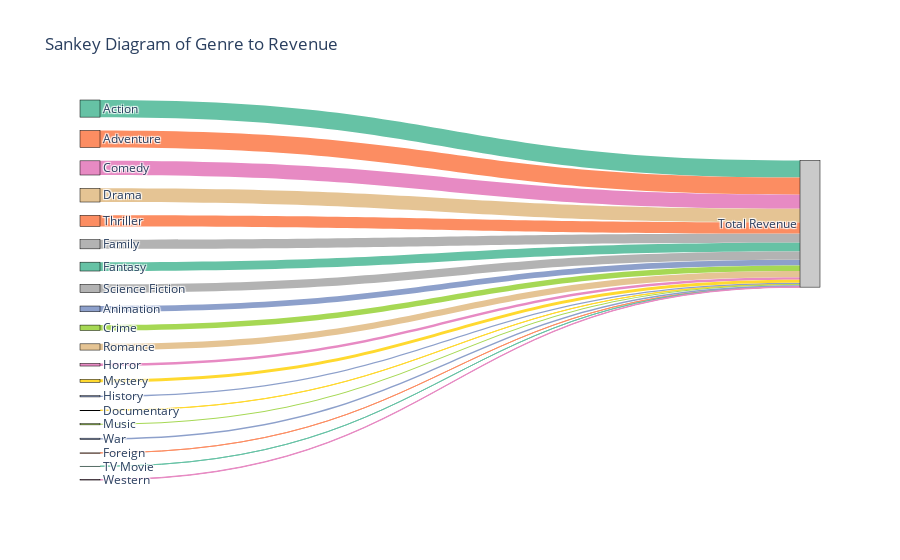

The notebook cell saved with this chart:
### Markdown cell above
# SANKEY DIAGRAM OF GENRE TO TOTAL REVENUE

### Code cell
data = pd.read_csv('movies.csv')

# Explode the genre_list if it's in list format stored as strings
data['genre_list'] = data['genre_list'].apply(lambda x: eval(x) if isinstance(x, str) else x)
data = data.explode('genre_list')

# Aggregate revenue by genre
genre_revenue = data.groupby('genre_list')['revenue'].sum().reset_index()

# Lists for the sources, targets, and values for the Sankey diagram
source = [i for i in range(len(genre_revenue))]  # indices of genres
target = [len(genre_revenue)] * len(genre_revenue)  # Single target for all flows
value = genre_revenue['revenue'].tolist()  # Revenue values
labels = genre_revenue['genre_list'].tolist() + ['Total Revenue']  # All genre labels and one 'Total Revenue'



colors = px.colors.qualitative.Set2
# Create a color mapping that assigns each genre a color
color_map = {genre: colors[i % len(colors)] for i, genre in enumerate(labels[:-1])}

# Lists for colors of the nodes and links
node_colors = [color_map[label] if label in color_map else 'rgba(150,150,150,0.5)' for label in labels]

fig = go.Figure(data=[go.Sankey(
    node=dict(
        pad=15,
        thickness=20,
        line=dict(color="black", width=0.5),
        label=labels,
        color=node_colors  # Set the node colors
    ),
    link=dict(
        source=source,
        target=target,
        value=value,
        color=[color_map[labels[s]] for s in source]  # Set the link colors based on source node
    )
)])

fig.update_layout(title_text='Sankey Diagram of Genre to Revenue', font_size=12)
fig.show()

### Figure 1 — Plotly figure (JSON) as saved in the notebook; plotly's stock layout.template omitted (floating-point values rounded to 4 significant figures)
{"data": [{"link": {"color": ["rgb(102,194,165)", "rgb(252,141,98)", "rgb(141,160,203)", "rgb(231,138,195)", "rgb(166,216,84)", "rgb(255,217,47)", "rgb(229,196,148)", "rgb(179,179,179)", "rgb(102,194,165)", "rgb(252,141,98)", "rgb(141,160,203)", "rgb(231,138,195)", "rgb(166,216,84)", "rgb(255,217,47)", "rgb(229,196,148)", "rgb(179,179,179)", "rgb(102,194,165)", "rgb(252,141,98)", "rgb(141,160,203)", "rgb(231,138,195)"], "source": [0, 1, 2, 3, 4, 5, 6, 7, 8, 9, 10, 11, 12, 13, 14, 15, 16, 17, 18, 19], "target": [20, 20, 20, 20, 20, 20, 20, 20, 20, 20, 20, 20, 20, 20, 20, 20, 20, 20, 20, 20], "value": [201456461294, 200119343481, 67529406158, 166944087385, 63474771826, 1449112153, 160859198594, 107212006614, 104016586983, 291536311, 14902198420, 30837094673, 13370292367, 34754614989, 73572231866, 97914777267, 42000000, 129862387668, 15910458288, 5122498884]}, "node": {"color": ["rgb(102,194,165)", "rgb(252,141,98)", "rgb(141,160,203)", "rgb(231,138,195)", "rgb(166,216,84)", "rgb(255,217,47)", "rgb(229,196,148)", "rgb(179,179,179)", "rgb(102,194,165)", "rgb(252,141,98)", "rgb(141,160,203)", "rgb(231,138,195)", "rgb(166,216,84)", "rgb(255,217,47)", "rgb(229,196,148)", "rgb(179,179,179)", "rgb(102,194,165)", "rgb(252,141,98)", "rgb(141,160,203)", "rgb(231,138,195)", "rgba(150,150,150,0.5)"], "label": ["Action", "Adventure", "Animation", "Comedy", "Crime", "Documentary", "Drama", "Family", "Fantasy", "Foreign", "History", "Horror", "Music", "Mystery", "Romance", "Science Fiction", "TV Movie", "Thriller", "War", "Western", "Total Revenue"], "line": {"color": "black", "width": 0.5}, "pad": 15, "thickness": 20}, "type": "sankey"}], "layout": {"font": {"size": 12}, "title": {"text": "Sankey Diagram of Genre to Revenue"}}}
